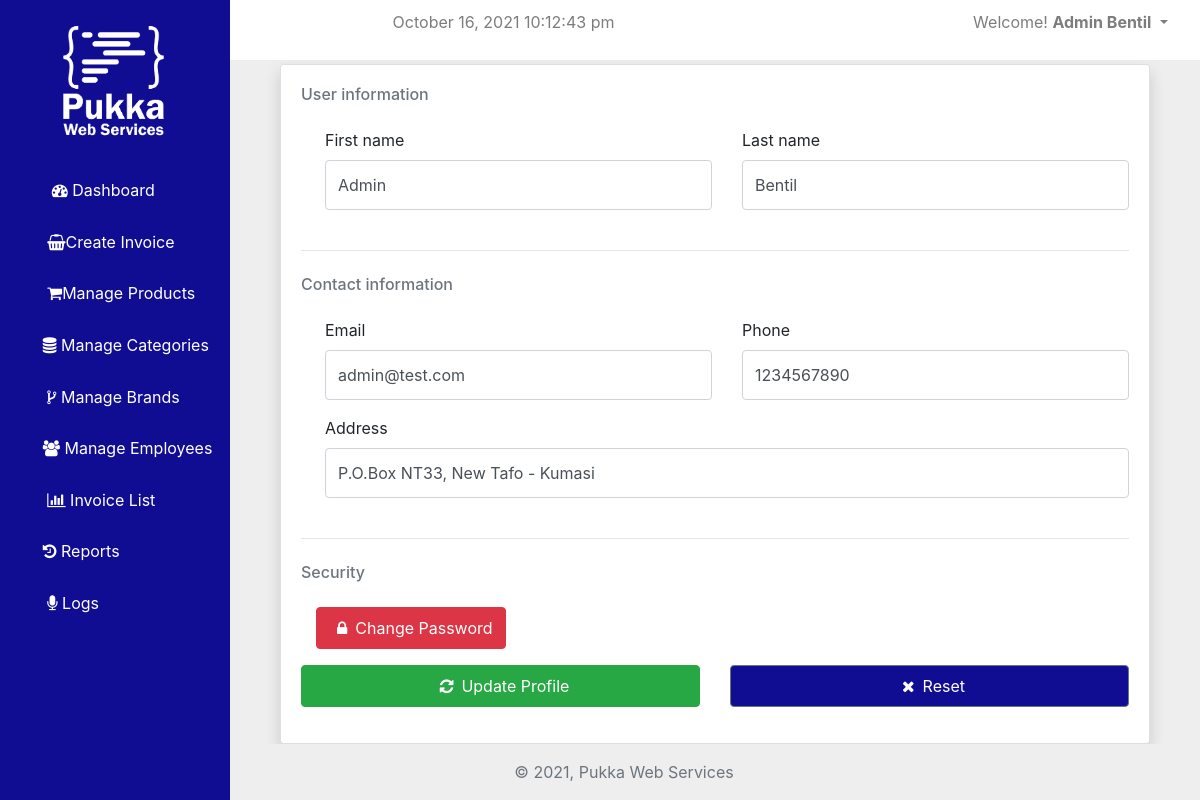
The page /dashboard.php?manage_edit_profile (signed in) on the database its author committed.
### tables this page shows
CREATE TABLE `users` (
  `id` int(11) NOT NULL,
  `first_name` varchar(255) NOT NULL,
  `last_name` varchar(255) NOT NULL,
  `email` varchar(100) NOT NULL,
  `phone` varchar(15) NOT NULL,
  `address` text DEFAULT NULL,
  `password` varchar(100) NOT NULL,
  `user_type` enum('Admin','Employee') NOT NULL,
  `status` enum('0','1') NOT NULL,
  `date_added` date NOT NULL DEFAULT current_timestamp()
);

### public_html/includes/DBoperations.php (called while the page is built, shortened)
<?php
class DBOperation
{
	private $con;
	function __construct()
	{
		include_once("./public_html/database/db.php");
		$db = new Database();
		$this->con = $db->connect();
    }
    public function getUserData($table, $id){
		$pre_stmt = $this->con->prepare("SELECT * FROM $table where id = $id LIMIT 1");
		$pre_stmt->execute() or die($this->con->error);
		$result = $pre_stmt->get_result();
		$rows = array();
		if ($result->num_rows > 0) {
			while($row = $result->fetch_assoc()){
				$rows[] = $row;
			}
			return $rows;
		}
		return "NO_DATA";
    }
}
?>

### public_html/database/db.php (called while the page is built, shortened)
<?php
class Database
{
   public function connect(){
       $this->con = new Mysqli(HOST, USER, PASS, DB_NAME);
       if($this->con){
            return $this->con;
       }else{
            return "DATABASE CONNECTION FAILED";
       }
   }
}

### public_html/includes/editprofile.php (the view, shortened to what this page needs)
<?php
    $obj = new DBoperation();
    $userId = $_SESSION['userid'];
    $rows = $obj->getUserData("users", $userId);
    foreach ($rows as $row) {
?>
  <div class="main-content">
        <div class="col-xl-12 order-xl-1">
          <div class="card shadow">
            <div class="card-body">
              <form method = "Post" autcomplete = "off" class = "needs-validation" novalidate>
                <h6 class="heading-small text-muted mb-4">User information</h6>
                <div class="pl-lg-4">
                <div class="row">
                    <div class="col-lg-6">
                      <div class="form-group focused">
                        <label class="form-control-label" for="input-first-name">First name</label>
                        <input type="text" name="fName" class = "form-control py-4" placeholder="First Name" minlength = "4" pattern = "^[A-Za-z ]{4,25}" value = "<?php echo $row['first_name'] ?>" required>
                      </div>
                    </div>
                    <div class="col-lg-6">
                      <div class="form-group focused">
                        <label class="form-control-label" for="input-last-name">Last name</label>
                        <input type="text"name="lName" class = "form-control py-4" placeholder="Last Name" minlength = "4" pattern = "^[A-Za-z ]{4,25}" value = "<?php echo $row['last_name'] ?>" required>
                      </div>
                    </div>
                  </div>
                </div>
                <hr class="my-4">
                <h6 class="heading-small text-muted mb-4">Contact information</h6>
                <div class="pl-lg-4">
                <div class="row">
                    <div class="col-lg-6">
                      <div class="form-group focused">
                        <label class="form-control-label" for="input-email">Email</label>
                        <input type="email" id="input-email" name = "email" class="form-control form-control-alternative py-4" placeholder="email" value="<?php echo $row['email'] ?>" pattern = "[a-z0-9._%+-]+@[a-z0-9.-]+\.[a-z]{2,4}$" required>
                      </div>
                    </div>
                    <div class="col-lg-6">
                      <div class="form-group">
                        <label class="form-control-label" for="input-phone">Phone</label>
                        <input type="phone" name = "phone" id="input-phone" class="form-control form-control-alternative py-4" placeholder="Phone number" minlength = "10" maxlength = "10" value = "<?php echo $row['phone'] ?>" required>
                      </div>
                    </div>
                  </div>
                  <div class="row">
                    <div class="col-md-12">
                      <div class="form-group focused">
                        <label class="form-control-label" for="input-address">Address</label>
                        <input id="input-address" class="form-control form-control-alternative py-4" name = "address" placeholder="Home Address" value="<?php echo $row['address'] ?>" type="text" required>
                      </div>
                    </div>
                  </div>
                </div>
                <hr class="my-4">
                <h6 class="heading-small text-muted mb-4">Security</h6>
                <div class="col-lg-4">
                      <div class="form-group">
                      <a href = "?change_password" type="submit" class="btn btn-danger py-2" name = "change_password"><i class="fa fa-lock mx-2"></i>Change Password</a>
                      </div>
                </div>
                <div class="">
                <div class="row">
                    <div class="col-lg-6">
                      <div class="form-group focused">
                      <button type="submit" class="btn btn-success btn-block  py-2" name = "update_profile"><i class="fa fa-refresh mx-2"></i>Update Profile</button>
                      </div>
                    </div>
                    <div class="col-lg-6">
                      <div class="form-group focused">
                      <button type="reset" class="btn btn-secondary btn-block  py-2" name = ""><i class="fa fa-times mx-2"></i>Reset</button>
                      </div>
                    </div>
                  </div>
                </div>
              </form>
            </div>
          </div>
        </div>
      </div>
    </div>
  </div>
  <?php } ?>

### public_html/includes/sidenav.php (style rules this page uses)
html { position: relative; min-height: 100%; }
body { overflow-x: hidden; background-color: #EEEEEE; }
a { color: #7D7D7D; text-decoration: none; background-color: transparent; -webkit-text-decoration-skip: objects; }
.bg-dark, .bg-secondary, .btn-dark, .btn-secondary,.dark { background-color: #100d93 !important; }

### rows shown on the page
users: fName "Admin", lName "Bentil", email "admin@test.com", phone "1234567890", address "P.O.Box NT33, New Tafo - Kumasi"

### other values the page prints
$_SESSION["username"] "Admin Bentil"
